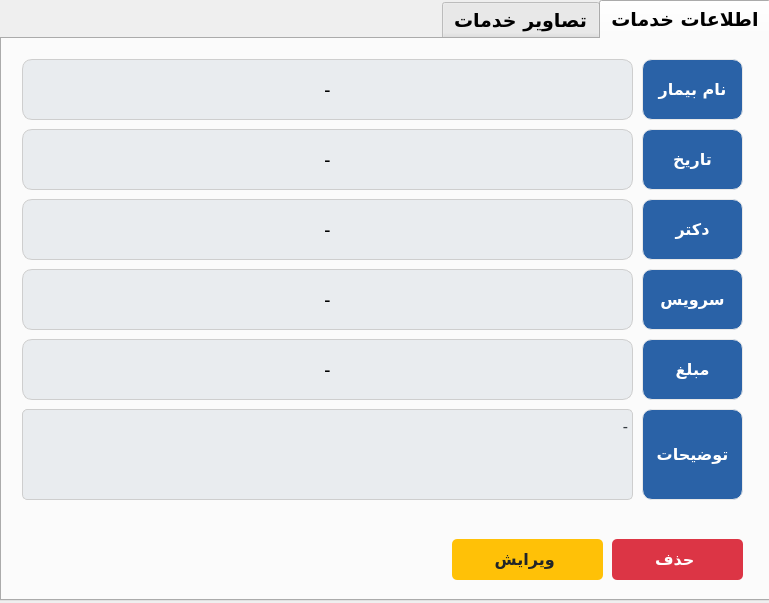
<?xml version="1.0" encoding="UTF-8"?>
<ui version="4.0">
 <class>medicalRecordInfo_form</class>
 <widget class="QWidget" name="medicalRecordInfo_form">
  <property name="geometry">
   <rect>
    <x>0</x>
    <y>0</y>
    <width>769</width>
    <height>603</height>
   </rect>
  </property>
  <property name="minimumSize">
   <size>
    <width>769</width>
    <height>603</height>
   </size>
  </property>
  <property name="maximumSize">
   <size>
    <width>769</width>
    <height>603</height>
   </size>
  </property>
  <property name="windowTitle">
   <string>اطلاعات خدمات بیمار</string>
  </property>
  <widget class="QTabWidget" name="tabWidget">
   <property name="enabled">
    <bool>true</bool>
   </property>
   <property name="geometry">
    <rect>
     <x>0</x>
     <y>0</y>
     <width>771</width>
     <height>601</height>
    </rect>
   </property>
   <property name="minimumSize">
    <size>
     <width>771</width>
     <height>0</height>
    </size>
   </property>
   <property name="font">
    <font>
     <family>Vazirmatn</family>
     <pointsize>14</pointsize>
     <weight>75</weight>
     <bold>true</bold>
    </font>
   </property>
   <property name="layoutDirection">
    <enum>Qt::RightToLeft</enum>
   </property>
   <property name="currentIndex">
    <number>0</number>
   </property>
   <widget class="QWidget" name="tab">
    <attribute name="title">
     <string>اطلاعات خدمات</string>
    </attribute>
    <widget class="QLabel" name="patientFullName_lbl">
     <property name="geometry">
      <rect>
       <x>20</x>
       <y>20</y>
       <width>611</width>
       <height>61</height>
      </rect>
     </property>
     <property name="font">
      <font>
       <family>Vazirmatn Medium</family>
       <pointsize>14</pointsize>
       <weight>50</weight>
       <bold>false</bold>
      </font>
     </property>
     <property name="styleSheet">
      <string notr="true">border: 1px solid;
border-color: rgb(232, 232, 232);
background-color: rgb(233, 236, 239);
border-radius: 10px;
border-color: rgb(206, 206, 206); </string>
     </property>
     <property name="text">
      <string>-</string>
     </property>
     <property name="alignment">
      <set>Qt::AlignCenter</set>
     </property>
    </widget>
    <widget class="QLabel" name="patientFullName_lbl_2">
     <property name="geometry">
      <rect>
       <x>640</x>
       <y>20</y>
       <width>101</width>
       <height>61</height>
      </rect>
     </property>
     <property name="font">
      <font>
       <family>Vazirmatn ExtraBold</family>
       <pointsize>12</pointsize>
       <weight>75</weight>
       <bold>true</bold>
      </font>
     </property>
     <property name="styleSheet">
      <string notr="true">border: 1px solid;
border-radius: 10px;
border-color: rgb(232, 232, 232);
color: rgb(255, 255, 255);
background-color: rgb(42, 98, 167);

</string>
     </property>
     <property name="text">
      <string>نام بیمار</string>
     </property>
     <property name="alignment">
      <set>Qt::AlignCenter</set>
     </property>
    </widget>
    <widget class="QLabel" name="date_lbl">
     <property name="geometry">
      <rect>
       <x>20</x>
       <y>90</y>
       <width>611</width>
       <height>61</height>
      </rect>
     </property>
     <property name="font">
      <font>
       <family>Vazirmatn Medium</family>
       <pointsize>14</pointsize>
       <weight>50</weight>
       <bold>false</bold>
      </font>
     </property>
     <property name="styleSheet">
      <string notr="true">border: 1px solid;
border-color: rgb(232, 232, 232);
background-color: rgb(233, 236, 239);
border-radius: 10px;
border-color: rgb(206, 206, 206); </string>
     </property>
     <property name="text">
      <string>-</string>
     </property>
     <property name="alignment">
      <set>Qt::AlignCenter</set>
     </property>
    </widget>
    <widget class="QLabel" name="doctorName_lbl">
     <property name="geometry">
      <rect>
       <x>20</x>
       <y>160</y>
       <width>611</width>
       <height>61</height>
      </rect>
     </property>
     <property name="font">
      <font>
       <family>Vazirmatn Medium</family>
       <pointsize>14</pointsize>
       <weight>50</weight>
       <bold>false</bold>
      </font>
     </property>
     <property name="styleSheet">
      <string notr="true">border: 1px solid;
border-color: rgb(232, 232, 232);
background-color: rgb(233, 236, 239);
border-radius: 10px;
border-color: rgb(206, 206, 206); </string>
     </property>
     <property name="text">
      <string>-</string>
     </property>
     <property name="alignment">
      <set>Qt::AlignCenter</set>
     </property>
    </widget>
    <widget class="QLabel" name="serviceName_lbl">
     <property name="geometry">
      <rect>
       <x>20</x>
       <y>230</y>
       <width>611</width>
       <height>61</height>
      </rect>
     </property>
     <property name="font">
      <font>
       <family>Vazirmatn Medium</family>
       <pointsize>14</pointsize>
       <weight>50</weight>
       <bold>false</bold>
      </font>
     </property>
     <property name="styleSheet">
      <string notr="true">border: 1px solid;
border-color: rgb(232, 232, 232);
background-color: rgb(233, 236, 239);
border-radius: 10px;
border-color: rgb(206, 206, 206); </string>
     </property>
     <property name="text">
      <string>-</string>
     </property>
     <property name="alignment">
      <set>Qt::AlignCenter</set>
     </property>
    </widget>
    <widget class="QLabel" name="price_lbl">
     <property name="geometry">
      <rect>
       <x>20</x>
       <y>300</y>
       <width>611</width>
       <height>61</height>
      </rect>
     </property>
     <property name="font">
      <font>
       <family>Vazirmatn Medium</family>
       <pointsize>14</pointsize>
       <weight>50</weight>
       <bold>false</bold>
      </font>
     </property>
     <property name="styleSheet">
      <string notr="true">border: 1px solid;
border-color: rgb(232, 232, 232);
background-color: rgb(233, 236, 239);
border-radius: 10px;
border-color: rgb(206, 206, 206); </string>
     </property>
     <property name="text">
      <string>-</string>
     </property>
     <property name="alignment">
      <set>Qt::AlignCenter</set>
     </property>
    </widget>
    <widget class="QTextEdit" name="description_lbl">
     <property name="geometry">
      <rect>
       <x>20</x>
       <y>370</y>
       <width>611</width>
       <height>91</height>
      </rect>
     </property>
     <property name="font">
      <font>
       <family>Vazirmatn</family>
       <pointsize>13</pointsize>
       <weight>50</weight>
       <bold>false</bold>
      </font>
     </property>
     <property name="layoutDirection">
      <enum>Qt::RightToLeft</enum>
     </property>
     <property name="styleSheet">
      <string notr="true">/* Basic LineEdit styling */
QTextEdit {
	background-color: rgb(233, 236, 239);
  	 border: 1px solid;
	border-color: rgb(206, 206, 206); 
    border-radius: 5px; /* Rounded corners */
    color: #343a40; /* Dark grey text color */
    outline: none; /* Remove default outline */
}

/* Disabled state */
QTextEdit:disabled {
    background-color: #e9ecef; /* Light grey background when disabled */
    color: #6c757d; /* Grey text color when disabled */
}

</string>
     </property>
     <property name="readOnly">
      <bool>true</bool>
     </property>
     <property name="html">
      <string>&lt;!DOCTYPE HTML PUBLIC &quot;-//W3C//DTD HTML 4.0//EN&quot; &quot;http://www.w3.org/TR/REC-html40/strict.dtd&quot;&gt;
&lt;html&gt;&lt;head&gt;&lt;meta name=&quot;qrichtext&quot; content=&quot;1&quot; /&gt;&lt;style type=&quot;text/css&quot;&gt;
p, li { white-space: pre-wrap; }
&lt;/style&gt;&lt;/head&gt;&lt;body style=&quot; font-family:'Vazirmatn'; font-size:13pt; font-weight:400; font-style:normal;&quot;&gt;
&lt;p dir='rtl' style=&quot; margin-top:0px; margin-bottom:0px; margin-left:0px; margin-right:0px; -qt-block-indent:0; text-indent:0px;&quot;&gt;&lt;span style=&quot; font-family:'Vazirmatn,sans-serif'; font-size:12pt;&quot;&gt;-&lt;/span&gt;&lt;/p&gt;&lt;/body&gt;&lt;/html&gt;</string>
     </property>
    </widget>
    <widget class="QLabel" name="patientFullName_lbl_3">
     <property name="geometry">
      <rect>
       <x>640</x>
       <y>90</y>
       <width>101</width>
       <height>61</height>
      </rect>
     </property>
     <property name="font">
      <font>
       <family>Vazirmatn ExtraBold</family>
       <pointsize>12</pointsize>
       <weight>75</weight>
       <bold>true</bold>
      </font>
     </property>
     <property name="styleSheet">
      <string notr="true">border: 1px solid;
border-radius: 10px;
border-color: rgb(232, 232, 232);
color: rgb(255, 255, 255);
background-color: rgb(42, 98, 167);

</string>
     </property>
     <property name="text">
      <string>تاریخ</string>
     </property>
     <property name="alignment">
      <set>Qt::AlignCenter</set>
     </property>
    </widget>
    <widget class="QLabel" name="patientFullName_lbl_4">
     <property name="geometry">
      <rect>
       <x>640</x>
       <y>160</y>
       <width>101</width>
       <height>61</height>
      </rect>
     </property>
     <property name="font">
      <font>
       <family>Vazirmatn ExtraBold</family>
       <pointsize>12</pointsize>
       <weight>75</weight>
       <bold>true</bold>
      </font>
     </property>
     <property name="styleSheet">
      <string notr="true">border: 1px solid;
border-radius: 10px;
border-color: rgb(232, 232, 232);
color: rgb(255, 255, 255);
background-color: rgb(42, 98, 167);

</string>
     </property>
     <property name="text">
      <string>دکتر</string>
     </property>
     <property name="alignment">
      <set>Qt::AlignCenter</set>
     </property>
    </widget>
    <widget class="QLabel" name="patientFullName_lbl_5">
     <property name="geometry">
      <rect>
       <x>640</x>
       <y>230</y>
       <width>101</width>
       <height>61</height>
      </rect>
     </property>
     <property name="font">
      <font>
       <family>Vazirmatn ExtraBold</family>
       <pointsize>12</pointsize>
       <weight>75</weight>
       <bold>true</bold>
      </font>
     </property>
     <property name="styleSheet">
      <string notr="true">border: 1px solid;
border-radius: 10px;
border-color: rgb(232, 232, 232);
color: rgb(255, 255, 255);
background-color: rgb(42, 98, 167);

</string>
     </property>
     <property name="text">
      <string>سرویس</string>
     </property>
     <property name="alignment">
      <set>Qt::AlignCenter</set>
     </property>
    </widget>
    <widget class="QLabel" name="patientFullName_lbl_6">
     <property name="geometry">
      <rect>
       <x>640</x>
       <y>300</y>
       <width>101</width>
       <height>61</height>
      </rect>
     </property>
     <property name="font">
      <font>
       <family>Vazirmatn ExtraBold</family>
       <pointsize>12</pointsize>
       <weight>75</weight>
       <bold>true</bold>
      </font>
     </property>
     <property name="styleSheet">
      <string notr="true">border: 1px solid;
border-radius: 10px;
border-color: rgb(232, 232, 232);
color: rgb(255, 255, 255);
background-color: rgb(42, 98, 167);

</string>
     </property>
     <property name="text">
      <string>مبلغ</string>
     </property>
     <property name="alignment">
      <set>Qt::AlignCenter</set>
     </property>
    </widget>
    <widget class="QLabel" name="patientFullName_lbl_7">
     <property name="geometry">
      <rect>
       <x>640</x>
       <y>370</y>
       <width>101</width>
       <height>91</height>
      </rect>
     </property>
     <property name="font">
      <font>
       <family>Vazirmatn ExtraBold</family>
       <pointsize>12</pointsize>
       <weight>75</weight>
       <bold>true</bold>
      </font>
     </property>
     <property name="styleSheet">
      <string notr="true">border: 1px solid;
border-radius: 10px;
border-color: rgb(232, 232, 232);
color: rgb(255, 255, 255);
background-color: rgb(42, 98, 167);

</string>
     </property>
     <property name="text">
      <string>توضیحات</string>
     </property>
     <property name="alignment">
      <set>Qt::AlignCenter</set>
     </property>
    </widget>
    <widget class="QPushButton" name="editMedicalRecord_btn">
     <property name="geometry">
      <rect>
       <x>450</x>
       <y>500</y>
       <width>151</width>
       <height>41</height>
      </rect>
     </property>
     <property name="font">
      <font>
       <family>Vazirmatn</family>
       <pointsize>12</pointsize>
       <weight>75</weight>
       <bold>true</bold>
       <underline>false</underline>
       <strikeout>false</strikeout>
      </font>
     </property>
     <property name="layoutDirection">
      <enum>Qt::RightToLeft</enum>
     </property>
     <property name="styleSheet">
      <string notr="true">QPushButton {
    background-color: #ffc107; /* Bootstrap warning yellow */
    color: #212529; /* Dark text */
    border: none;
    border-radius: 5px; /* Rounded corners */
    text-align: center;
    text-decoration: none;
}

QPushButton:hover {
    background-color: #e0a800; /* Darker yellow on hover */
}

QPushButton:pressed {
    background-color: #c69500; /* Even darker yellow on press */
}
</string>
     </property>
     <property name="text">
      <string>ویرایش </string>
     </property>
    </widget>
    <widget class="QPushButton" name="deleteMedicalRecord_btn">
     <property name="geometry">
      <rect>
       <x>610</x>
       <y>500</y>
       <width>131</width>
       <height>41</height>
      </rect>
     </property>
     <property name="font">
      <font>
       <family>Vazirmatn</family>
       <pointsize>12</pointsize>
       <weight>75</weight>
       <bold>true</bold>
       <underline>false</underline>
       <strikeout>false</strikeout>
      </font>
     </property>
     <property name="layoutDirection">
      <enum>Qt::RightToLeft</enum>
     </property>
     <property name="styleSheet">
      <string notr="true">QPushButton{
    background-color: #dc3545; /* Bootstrap danger red */
    color: white; /* White text */
    border: none;
    border-radius: 5px; /* Rounded corners */
    text-align: center;
    text-decoration: none;
}

QPushButton:hover {
    background-color: #c82333; /* Darker red on hover */
}

QPushButton:pressed {
    background-color: #bd2130; /* Even darker red on press */
}
</string>
     </property>
     <property name="text">
      <string>حذف </string>
     </property>
    </widget>
   </widget>
   <widget class="QWidget" name="tab_2">
    <attribute name="title">
     <string>تصاویر خدمات</string>
    </attribute>
    <widget class="QLabel" name="image_lbl">
     <property name="geometry">
      <rect>
       <x>30</x>
       <y>20</y>
       <width>701</width>
       <height>401</height>
      </rect>
     </property>
     <property name="frameShape">
      <enum>QFrame::NoFrame</enum>
     </property>
     <property name="text">
      <string/>
     </property>
     <property name="pixmap">
      <pixmap>../../../../../Downloads/blank-profile-picture-973460_1920.png</pixmap>
     </property>
     <property name="scaledContents">
      <bool>false</bool>
     </property>
     <property name="alignment">
      <set>Qt::AlignCenter</set>
     </property>
     <property name="wordWrap">
      <bool>false</bool>
     </property>
    </widget>
    <widget class="QLabel" name="patientFullName_lbl_8">
     <property name="geometry">
      <rect>
       <x>630</x>
       <y>440</y>
       <width>101</width>
       <height>41</height>
      </rect>
     </property>
     <property name="font">
      <font>
       <family>Vazirmatn ExtraBold</family>
       <pointsize>12</pointsize>
       <weight>75</weight>
       <bold>true</bold>
      </font>
     </property>
     <property name="styleSheet">
      <string notr="true">border: 1px solid;
border-radius: 10px;
border-color: rgb(232, 232, 232);
color: rgb(255, 255, 255);
background-color: rgb(42, 98, 167);

</string>
     </property>
     <property name="text">
      <string>نام تصویر</string>
     </property>
     <property name="alignment">
      <set>Qt::AlignCenter</set>
     </property>
    </widget>
    <widget class="QLabel" name="imageName_lbl">
     <property name="geometry">
      <rect>
       <x>230</x>
       <y>440</y>
       <width>391</width>
       <height>41</height>
      </rect>
     </property>
     <property name="font">
      <font>
       <family>Vazirmatn Medium</family>
       <pointsize>12</pointsize>
       <weight>50</weight>
       <bold>false</bold>
      </font>
     </property>
     <property name="styleSheet">
      <string notr="true">border: 1px solid;
border-color: rgb(232, 232, 232);
background-color: rgb(233, 236, 239);
border-radius: 10px;
border-color: rgb(206, 206, 206); </string>
     </property>
     <property name="text">
      <string>-</string>
     </property>
     <property name="alignment">
      <set>Qt::AlignCenter</set>
     </property>
    </widget>
    <widget class="QPushButton" name="deleteImage_btn">
     <property name="enabled">
      <bool>true</bool>
     </property>
     <property name="geometry">
      <rect>
       <x>480</x>
       <y>500</y>
       <width>101</width>
       <height>41</height>
      </rect>
     </property>
     <property name="font">
      <font>
       <family>Vazirmatn</family>
       <pointsize>12</pointsize>
       <weight>75</weight>
       <bold>true</bold>
       <underline>false</underline>
       <strikeout>false</strikeout>
      </font>
     </property>
     <property name="layoutDirection">
      <enum>Qt::RightToLeft</enum>
     </property>
     <property name="styleSheet">
      <string notr="true">QPushButton{
    background-color: #dc3545; /* Bootstrap danger red */
    color: white; /* White text */
    border: none;
    border-radius: 5px; /* Rounded corners */
    text-align: center;
    text-decoration: none;
}

QPushButton:hover {
    background-color: #c82333; /* Darker red on hover */
}

QPushButton:pressed {
    background-color: #bd2130; /* Even darker red on press */
}
QPushButton:disabled {
    background-color: #d6d6d6; /* Gray background */
    color: #a1a1a1; /* Light gray text */
    border: none;
}
</string>
     </property>
     <property name="text">
      <string>حذف </string>
     </property>
    </widget>
    <widget class="QPushButton" name="nextImage_btn">
     <property name="enabled">
      <bool>true</bool>
     </property>
     <property name="geometry">
      <rect>
       <x>370</x>
       <y>500</y>
       <width>101</width>
       <height>41</height>
      </rect>
     </property>
     <property name="font">
      <font>
       <family>Vazirmatn</family>
       <pointsize>12</pointsize>
       <weight>75</weight>
       <bold>true</bold>
       <underline>false</underline>
       <strikeout>false</strikeout>
      </font>
     </property>
     <property name="styleSheet">
      <string notr="true">QPushButton {
    background-color: #17a2b8;
    color: white; /* White text */
    border: none;
    border-radius: 5px; /* Rounded corners */
    text-align: center;
    text-decoration: none;
}

QPushButton:hover {
	
	background-color: rgb(20, 141, 159);
}


QPushButton:pressed {
background-color: rgb(15, 110, 125);
    background-color: #004085; 
}
QPushButton:disabled {
    background-color: #d6d6d6; /* Gray background */
    color: #a1a1a1; /* Light gray text */
    border: none;
}</string>
     </property>
     <property name="text">
      <string>تصویر بعد</string>
     </property>
    </widget>
    <widget class="QPushButton" name="addImage_btn">
     <property name="geometry">
      <rect>
       <x>250</x>
       <y>500</y>
       <width>111</width>
       <height>41</height>
      </rect>
     </property>
     <property name="font">
      <font>
       <family>Vazirmatn</family>
       <pointsize>12</pointsize>
       <weight>75</weight>
       <bold>true</bold>
      </font>
     </property>
     <property name="styleSheet">
      <string notr="true">QPushButton {
    background-color: #0050a5; /* Bootstrap primary blue */
    color: white; /* White text */
    border: none;
    border-radius: 5px; /* Rounded corners */
    text-align: center;
    text-decoration: none;
}

QPushButton:hover {
    background-color: #0056b3; /* Darker blue on hover */
}

QPushButton:pressed {
    background-color: #004085; /* Even darker blue on press */
}
</string>
     </property>
     <property name="text">
      <string>افزودن تصویر</string>
     </property>
    </widget>
    <widget class="QLabel" name="patientFullName_lbl_9">
     <property name="geometry">
      <rect>
       <x>100</x>
       <y>440</y>
       <width>121</width>
       <height>41</height>
      </rect>
     </property>
     <property name="font">
      <font>
       <family>Vazirmatn ExtraBold</family>
       <pointsize>12</pointsize>
       <weight>75</weight>
       <bold>true</bold>
      </font>
     </property>
     <property name="styleSheet">
      <string notr="true">border: 1px solid;
border-radius: 10px;
border-color: rgb(232, 232, 232);
color: rgb(255, 255, 255);
background-color: rgb(42, 98, 167);

</string>
     </property>
     <property name="text">
      <string>تعداد کل تصاویر</string>
     </property>
     <property name="alignment">
      <set>Qt::AlignCenter</set>
     </property>
    </widget>
    <widget class="QLabel" name="imageCount_lbl">
     <property name="geometry">
      <rect>
       <x>30</x>
       <y>440</y>
       <width>61</width>
       <height>41</height>
      </rect>
     </property>
     <property name="font">
      <font>
       <family>Vazirmatn Medium</family>
       <pointsize>12</pointsize>
       <weight>50</weight>
       <bold>false</bold>
      </font>
     </property>
     <property name="styleSheet">
      <string notr="true">border: 1px solid;
border-color: rgb(232, 232, 232);
background-color: rgb(233, 236, 239);
border-radius: 10px;
border-color: rgb(206, 206, 206); </string>
     </property>
     <property name="text">
      <string>-</string>
     </property>
     <property name="alignment">
      <set>Qt::AlignCenter</set>
     </property>
    </widget>
    <widget class="QPushButton" name="viewImage_btn">
     <property name="geometry">
      <rect>
       <x>180</x>
       <y>500</y>
       <width>61</width>
       <height>41</height>
      </rect>
     </property>
     <property name="font">
      <font>
       <family>Vazirmatn</family>
       <pointsize>12</pointsize>
       <weight>75</weight>
       <bold>true</bold>
       <underline>false</underline>
       <strikeout>false</strikeout>
      </font>
     </property>
     <property name="layoutDirection">
      <enum>Qt::RightToLeft</enum>
     </property>
     <property name="styleSheet">
      <string notr="true">QPushButton {
	background-color: rgb(204, 204, 204);
	
	background-color: rgb(230, 230, 230);
    border: none;
    border-radius: 5px; /* Rounded corners */
    text-align: center;
    text-decoration: none;
}

QPushButton:hover {
background-color: rgb(199, 199, 199);

   
}

QPushButton:pressed {
background-color: rgb(143, 143, 143);
}
  

</string>
     </property>
     <property name="text">
      <string/>
     </property>
     <property name="icon">
      <iconset resource="../../../../../Resources/resource.qrc">
       <normaloff>:/icons/image (1).png</normaloff>:/icons/image (1).png</iconset>
     </property>
     <property name="iconSize">
      <size>
       <width>35</width>
       <height>35</height>
      </size>
     </property>
    </widget>
   </widget>
  </widget>
 </widget>
 <resources>
  <include location="../../../../../Resources/resource.qrc"/>
 </resources>
 <connections/>
</ui>
